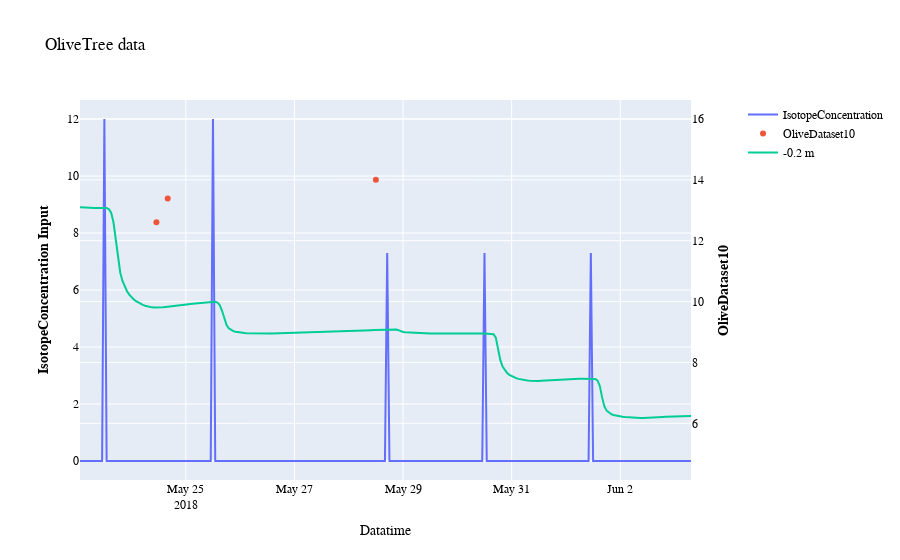

This figure's notebook cell:
### Code cell
import plotly.graph_objects as go
from plotly.subplots import make_subplots

# Create figure with secondary y-axis
fig = make_subplots(specs=[[{"secondary_y": True}]])

# Add traces
fig.add_trace(
    go.Scatter(x=kl.Date.values, y=kl['Concentrations_δ‰'], name="IsotopeConcentration"),
    secondary_y=False,
)

fig.add_trace(
    go.Scatter(x=df2.Datetime.values, y=df3['c20'],mode='markers', name="OliveDataset10"),
    secondary_y=True,
)

fig.add_trace(
    go.Scatter(x=ds.time.values[:], y=ds.concentrations.sel(depth=myDepth[2], method='nearest', time=ds.time.values[:]) , mode='lines', name=str(myDepth[2])+' m'),
    secondary_y=True,
)
#fig.add_trace(go.Scatter(x=df2['Datetime'],y=df2['c10'], mode='markers', name='OliveDataset10'))

# Set x-axis title
fig.update_xaxes(title_text="Datatime")

# Set y-axes titles
fig.update_yaxes(title_text="<b>IsotopeConcentration Input</b>", secondary_y=False)
fig.update_yaxes(title_text="<b>OliveDataset10</b>", secondary_y=True)
fig.update_layout(
        title='OliveTree data',
        font_family="Times New Roman",
        font_color="Black",
        title_font_family="Times New Roman",
        title_font_color="Black",
        font=dict(size=12))
fig.show()

### Figure 1 — Plotly figure (JSON) as saved in the notebook; plotly's stock layout.template omitted (floating-point values rounded to 4 significant figures; data arrays with more than 128 entries replaced by an {"elided": "..."} marker saying what was removed)
{"data": [{"name": "IsotopeConcentration", "type": "scatter", "x": {"elided": "1234 str values"}, "xaxis": "x", "y": {"elided": "1234 float values"}, "yaxis": "y"}, {"mode": "markers", "name": "OliveDataset10", "type": "scatter", "x": {"elided": "1234 str values"}, "xaxis": "x", "y": {"elided": "1234 float values"}, "yaxis": "y2"}, {"mode": "lines", "name": "-0.2 m", "type": "scatter", "x": {"elided": "1234 str values"}, "xaxis": "x", "y": {"elided": "1234 float values"}, "yaxis": "y2"}], "layout": {"autosize": true, "font": {"color": "Black", "family": "Times New Roman", "size": 12}, "title": {"font": {"color": "Black", "family": "Times New Roman"}, "text": "OliveTree data"}, "xaxis": {"anchor": "y", "autorange": false, "domain": [0, 0.94], "range": ["2018-05-23 01:13:33.8054", "2018-06-03 07:16:12.6069"], "showspikes": false, "title": {"text": "Datatime"}, "type": "date"}, "yaxis": {"anchor": "x", "autorange": true, "domain": [0, 1], "range": [-0.6667, 12.67], "showspikes": false, "title": {"text": "<b>IsotopeConcentration Input</b>"}, "type": "linear"}, "yaxis2": {"anchor": "x", "autorange": true, "overlaying": "y", "range": [4.137, 16.62], "showspikes": false, "side": "right", "title": {"text": "<b>OliveDataset10</b>"}, "type": "linear"}}}
